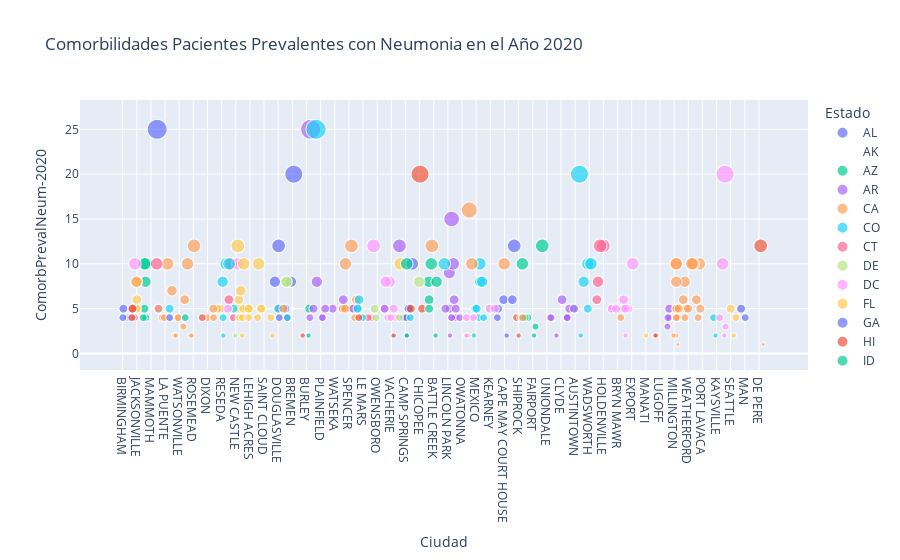

The code cell stored with this chart in its notebook:
### Code cell
# Crear un gráfico de dispersión interactivo con plotly
fig = px.scatter(df, 
                 x='Ciudad', 
                 y='ComorbPrevalNeum-2020', 
                 color='Estado',  
                 size='ComorbPrevalNeum-2020',
                 title='Comorbilidades Pacientes Prevalentes con Neumonia en el Año 2020')

# Mostrar el gráfico
fig.show()
